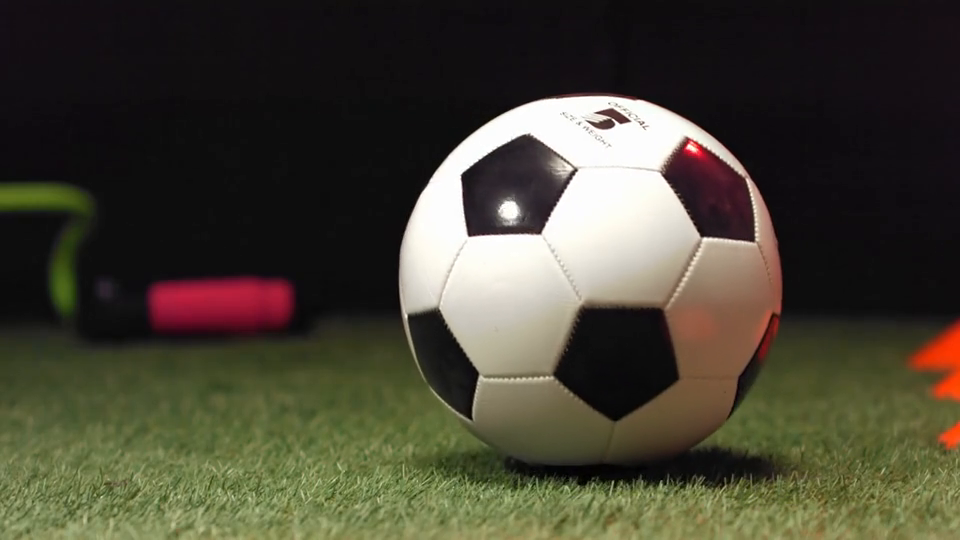
#> input picture frame 17 of take-home-football-tracker/assets/single-ball.mp4, 960 x 540 px
$ jupyter execute starter.ipynb
#> lines starting #> are read from the running program, lines starting #| are printed output that depends on the picture; after the words box and inside, x2 and y2 are one past the last pixel; in counts of white or black regions, pixels touching at a corner belong together
### take-home-code/render_trail.py
"""Render a complete video from frame-indexed CSV positions.

CSV columns: Frame,Visibility,X,Y. Frame numbers start at zero. Visibility is
0 or 1; invisible coordinates may be blank. Extra columns, such as Source, are
allowed. Positions are supplied data: this script does not run a detector.

Example from this directory:
  python render_trail.py --video ../take-home-football-tracker/assets/single-ball.mp4 \
      --positions data/soccer.csv --output outputs/soccer-trail.mp4
"""
from __future__ import annotations

import argparse
from collections import deque
import csv
from dataclasses import dataclass
import json
import math
from pathlib import Path
import sys

_CV2 = None


@dataclass(frozen=True)
class Position:
    frame: int
    visible: bool
    x: float | None = None
    y: float | None = None
    source: str = "csv"


def load_positions(path: str | Path) -> dict[int, Position]:
    """Use the Frame field as the key; row order and CSV length are irrelevant."""
    positions = {}
    with Path(path).open(newline="", encoding="utf-8-sig") as handle:
        rows = csv.DictReader(handle)
        required = {"Frame", "Visibility", "X", "Y"}
        if not required.issubset(rows.fieldnames or []):
            raise ValueError("CSV needs Frame,Visibility,X,Y columns.")
        for line, row in enumerate(rows, start=2):
            try:
                frame = int(row["Frame"])
                visibility = int(row["Visibility"])
                if frame < 0 or visibility not in (0, 1):
                    raise ValueError("Frame must be nonnegative; Visibility must be 0 or 1.")
                if frame in positions:
                    raise ValueError(f"Duplicate Frame {frame}.")
                x, y = (float(row["X"]), float(row["Y"])) if visibility else (None, None)
                if visibility and not (math.isfinite(x) and math.isfinite(y)):
                    raise ValueError("Visible coordinates must be finite numbers.")
                positions[frame] = Position(frame, bool(visibility), x, y,
                                             row.get("Source", "csv") or "csv")
            except (TypeError, ValueError) as error:
                raise ValueError(f"CSV line {line}: {error}") from error
    return positions


def position_at(positions, frame, width, height):
    """Missing or invisible rows produce no new point; no position is invented."""
    row = positions.get(frame)
    if row is None or not row.visible:
        return None
    if not (0 <= row.x < width and 0 <= row.y < height):
        raise ValueError(f"Frame {frame}: ({row.x}, {row.y}) is outside {width}x{height}.")
    return min(width - 1, round(row.x)), min(height - 1, round(row.y))


def trail_segments(history):
    """Only adjacent observed points connect. A None entry breaks the line."""
    points = list(history)
    return [(a, b) for a, b in zip(points, points[1:])
            if a is not None and b is not None]


def _opencv():
    global _CV2
    if _CV2 is not None:
        return _CV2
    # Development dependencies can live inside this folder without a global install.
    local = Path(__file__).parent / ".python-deps"
    if local.is_dir():
        sys.path.insert(0, str(local))
    try:
        import cv2
    except ImportError as error:
        raise RuntimeError("Install the optional video dependency: python -m pip install -r requirements.txt") from error
    _CV2 = cv2
    return _CV2


# [32 lines left out: function draw_image_sticker, not called in this run]


def draw_frame(image, history, current, effect="trail", radius=14, sticker=None, sticker_fit="contain"):
    cv2 = _opencv()
    for first, second in trail_segments(history):
        cv2.line(image, first, second, (40, 190, 255), 3, cv2.LINE_AA)
    for index, point in enumerate(history):
        if point is not None:
            cv2.circle(image, point, max(2, 5 - index // 3), (40, 100, 255), -1, cv2.LINE_AA)
    if current is not None and effect == "capture":
        # The CSV supplies a center, not a ball radius. Radius is an artwork setting.
        x, y = current
        cv2.circle(image, current, radius, (245, 245, 245), -1, cv2.LINE_AA)
        cv2.ellipse(image, current, (radius, radius), 0, 180, 360, (60, 70, 235), -1, cv2.LINE_AA)
        cv2.line(image, (x - radius, y), (x + radius, y), (30, 35, 40), 3, cv2.LINE_AA)
        cv2.circle(image, current, radius, (30, 35, 40), 2, cv2.LINE_AA)
        cv2.circle(image, current, max(3, radius // 4), (245, 245, 245), -1, cv2.LINE_AA)
        cv2.circle(image, current, max(3, radius // 4), (30, 35, 40), 1, cv2.LINE_AA)
    if current is not None and effect == "rock":
        import numpy as np
        outline = np.array([[-.98, .12], [-.7, -.55], [-.08, -.93], [.64, -.64],
                            [.99, .04], [.69, .73], [-.39, .89]])
        vertices = np.rint(outline * radius + np.array(current)).astype(np.int32)
        center = np.rint(np.array([-.12, -.05]) * radius + np.array(current)).astype(np.int32)
        cv2.fillPoly(image, [vertices], (139, 127, 119), cv2.LINE_AA)
        for indices, color in [([0, 1, 2], (201, 189, 181)), ([2, 3, 4], (172, 157, 146)),
                               ([4, 5, 6], (109, 93, 83)), ([6, 0], (152, 138, 129))]:
            polygon = np.vstack([vertices[indices], center])
            cv2.fillPoly(image, [polygon], color, cv2.LINE_AA)
        cv2.polylines(image, [vertices], True, (255, 255, 255), max(2, round(radius * .07)), cv2.LINE_AA)
    if current is not None and effect == "custom":
        if sticker is None:
            raise ValueError("Choose a sticker image for the custom effect.")
        draw_image_sticker(image, sticker, current, radius, sticker_fit)
    return image


def render_video(video_path, positions_path, output_path, trail_length=8,
                 effect="trail", radius=14, save_frames=None, codec="mp4v",
                 sticker_path=None, sticker_fit="contain"):
    if trail_length < 1 or radius < 1 or effect not in {"trail", "capture", "rock", "custom"}:
        raise ValueError("Use a positive trail length/radius and trail, capture, rock or custom effect.")
    if sticker_fit not in {"contain", "cover"}:
        raise ValueError("Sticker fit must be contain or cover.")
    if len(codec) != 4:
        raise ValueError("Codec must be a four-character code, such as mp4v.")
    positions = load_positions(positions_path)
    cv2 = _opencv()
    sticker = None
    if effect == "custom":
        if sticker_path is None:
            raise ValueError("Use --sticker with --effect custom.")
        sticker = cv2.imread(str(sticker_path), cv2.IMREAD_UNCHANGED)
        if sticker is None:
            raise ValueError("Cannot read the sticker. Use PNG, JPEG or WebP for Python export.")
    capture = cv2.VideoCapture(str(video_path))
    if not capture.isOpened():
        raise RuntimeError(f"Cannot open video: {video_path}")
    fps = float(capture.get(cv2.CAP_PROP_FPS))
    width, height = (int(capture.get(key)) for key in
                     (cv2.CAP_PROP_FRAME_WIDTH, cv2.CAP_PROP_FRAME_HEIGHT))
    if not math.isfinite(fps) or fps <= 0 or width <= 0 or height <= 0:
        capture.release()
        raise RuntimeError("The video has invalid dimensions or frame rate.")
    output = Path(output_path)
    output.parent.mkdir(parents=True, exist_ok=True)
    if output.resolve() == Path(video_path).resolve():
        capture.release()
        raise ValueError("Output must be a different file from the input video.")
    writer = cv2.VideoWriter(str(output), cv2.VideoWriter_fourcc(*codec), fps, (width, height))
    if not writer.isOpened():
        capture.release()
        writer.release()
        raise RuntimeError(f"VideoWriter could not open {output}; try another installed codec.")
    frames_folder = Path(save_frames) if save_frames else None
    if frames_folder:
        frames_folder.mkdir(parents=True, exist_ok=True)
    history = deque(maxlen=trail_length)
    frame_index = visible_count = missing_rows = 0
    try:
        while True:
            success, image = capture.read()
            if not success:
                break
            point = position_at(positions, frame_index, width, height)
            visible_count += int(point is not None)
            missing_rows += int(frame_index not in positions)
            history.appendleft(point)
            draw_frame(image, history, point, effect, radius, sticker, sticker_fit)
            writer.write(image)
            if frames_folder and not cv2.imwrite(str(frames_folder / f"frame{frame_index:05d}.jpg"), image):
                raise RuntimeError(f"Could not save image for frame {frame_index}.")
            frame_index += 1
    finally:
        writer.release()
        capture.release()
    return {"frames_written": frame_index, "fps": fps, "width": width, "height": height,
            "visible_position_frames": visible_count, "missing_csv_rows": missing_rows,
            "unused_csv_rows": sum(index >= frame_index for index in positions),
            "output": str(output)}


# [20 lines left out: function main, not called in this run]


# [2 lines that do not run on import are left out]

### take-home-code/starter.ipynb
# Video Trails: CSV → deque → frame loop → MP4

Build a video effect from supplied coordinates. Read `Frame`, `Visibility`, `X`, and `Y`, remember recent positions with a deque, and draw on decoded frames. Use frame-key lookup, handle missing positions, export the complete video and add your own design.

**Rendering positions is different from finding the ball.** A CSV can come from manual labels, a simple color rule, or a learned detector. The supplied files state their coordinate source; they are estimates, not ground truth.

Run this notebook from the `take-home-code` folder. Install the optional video dependency in your own environment with `python -m pip install -r requirements.txt` (`python3` on macOS).

[cell 1]
from collections import deque
from pathlib import Path
import csv
import json
import cv2

from render_trail import load_positions, position_at, draw_frame, render_video

VIDEO = Path('../take-home-football-tracker/assets/single-ball.mp4')
CSV = Path('data/soccer.csv')
OUTPUT = Path('outputs/notebook-trail.mp4')
TRAIL_LENGTH = 8

## 1. Inspect the data contract

`Frame` is a **zero-based video frame index**, not the CSV row number. `Visibility=0` means no position is supplied for that frame. `X` points right and `Y` points down in the original video's pixel coordinates. The extra `Source` column explains how a coordinate was obtained.

Read a few rows, count missing positions and compare the CSV range with the video length. A shorter CSV must not crash or truncate the video.

[cell 2]
positions = load_positions(CSV)
#> (reads take-home-code/data/soccer.csv from the repository)
print('CSV rows:', len(positions))
print('Visible-position rows:', sum(row.visible for row in positions.values()))
for frame in sorted(positions)[:4]:
    print(positions[frame])

capture = cv2.VideoCapture(str(VIDEO))
assert capture.isOpened(), 'The local video could not be opened.'
fps = capture.get(cv2.CAP_PROP_FPS)
width = int(capture.get(cv2.CAP_PROP_FRAME_WIDTH))
height = int(capture.get(cv2.CAP_PROP_FRAME_HEIGHT))
frame_count = int(capture.get(cv2.CAP_PROP_FRAME_COUNT))
capture.release()
print('Video:', frame_count, 'frames,', fps, 'fps,', width, 'x', height)
print('Trail duration:', TRAIL_LENGTH / fps, 'seconds')

## 2. Exercise: keep recent observations

Complete `remember_position`. It should look up `frame_index`, obtain a valid point with `position_at`, and append that point (or `None`) to the **left** of the deque. The deque's `maxlen` removes the oldest item automatically.

Predict the contents after points A, B, a missing frame, and C. A missing frame must stay in history as a gap; dropping it would connect observations across an unseen interval.
<details><summary>After predicting: check the order</summary>

With capacity at least four, the newest item is on the left: `[C, None, B, A]`. `None` occupies a history slot and breaks the connecting line. With capacity three, A has already fallen off: `[C, None, B]`. This changes remembered history, not the coordinates themselves.

</details>

[cell 3]
def remember_position(history, positions, frame_index, width, height):
    # TODO 1: Get the point for this exact frame using position_at().
    # TODO 2: Append it to the left of history, including None for a gap.
    raise NotImplementedError('Complete TODO 1 and TODO 2 before calling this function.')

history = deque(maxlen=TRAIL_LENGTH)
# After completing the function, try it on the first few frame indices.

[cell 4]
# This small check uses synthetic positions, not a camera or video decoder.
# Run the final line after completing remember_position above.
from collections import deque
from render_trail import Position

def check_remember_position(remember):
    examples = {0: Position(0, True, 1, 1),
                1: Position(1, True, 2, 2),
                3: Position(3, True, 3, 3)}
    recent = deque(maxlen=4)
    for frame in range(4):
        remember(recent, examples, frame, 10, 10)
    assert list(recent) == [(3, 3), None, (2, 2), (1, 1)], (
        'Newest belongs on the left. Keep None for missing frame 2.')
    remember(recent, examples, 4, 10, 10)
    assert list(recent) == [None, (3, 3), None, (2, 2)], (
        'One observation per frame; maxlen=4 removes only the oldest item.')
    print('PASS: frame lookup, newest-first order, missing-frame gaps and bounded history.')

# check_remember_position(remember_position)

## 3. Exercise: write your own complete frame loop

Use `capture.read()` until it returns `success=False`. Add one observation per decoded frame, draw it, write the frame, and increment the frame index. Always release both the capture and writer. `VideoWriter` needs the original frame rate and dimensions.

Complete the two functions above/below before calling your version. Compare its result with the working reference in the next section.

[cell 5]
def export_my_version(video_path, csv_path, output_path, trail_length=8):
    positions = load_positions(csv_path)
    capture = cv2.VideoCapture(str(video_path))
    fps = capture.get(cv2.CAP_PROP_FPS)
    width = int(capture.get(cv2.CAP_PROP_FRAME_WIDTH))
    height = int(capture.get(cv2.CAP_PROP_FRAME_HEIGHT))
    Path(output_path).parent.mkdir(parents=True, exist_ok=True)
    writer = cv2.VideoWriter(str(output_path), cv2.VideoWriter_fourcc(*'mp4v'), fps, (width, height))
    history = deque(maxlen=trail_length)
    frame_index = 0
    try:
        while True:
            success, image = capture.read()
            if not success:
                break
            # TODO 3: Call remember_position() for frame_index.
            # TODO 4: Draw the history; do not connect across None entries.
            # TODO 5: Write the image and increment frame_index.
            raise NotImplementedError('Complete TODO 3–5 before rendering your version.')
    finally:
        capture.release()
        writer.release()
    return frame_index

## 4. Run and inspect the working reference

The complete `render_trail.py` solution is provided separately. It uses a dictionary keyed by `Frame`, a bounded deque, explicit line gaps and a `VideoWriter`. It processes every decoded frame even when the CSV ends first.

The exported MP4 uses the available `mp4v` encoder. Check it in a local video player; browser codec support can differ. The local project page also previews the same CSV drawing over the original video without re-encoding it.

[cell 6]
report = render_video(VIDEO, CSV, OUTPUT, trail_length=TRAIL_LENGTH, effect='rock', radius=200)
#> in render_video, image is the input picture: shape (540, 960, 3); mean B, G, R 53.4, 67.9, 71.5
#> after the loop in draw_frame, `for index, point in enumerate(history):`: image: shape (540, 960, 3); 0.02% of pixels changed, all inside (x1, y1, x2, y2) = (601, 284, 614, 297)
#> in draw_frame, `cv2.fillPoly(image, [vertices], (139, 127, 119), cv2.LINE_AA)`:
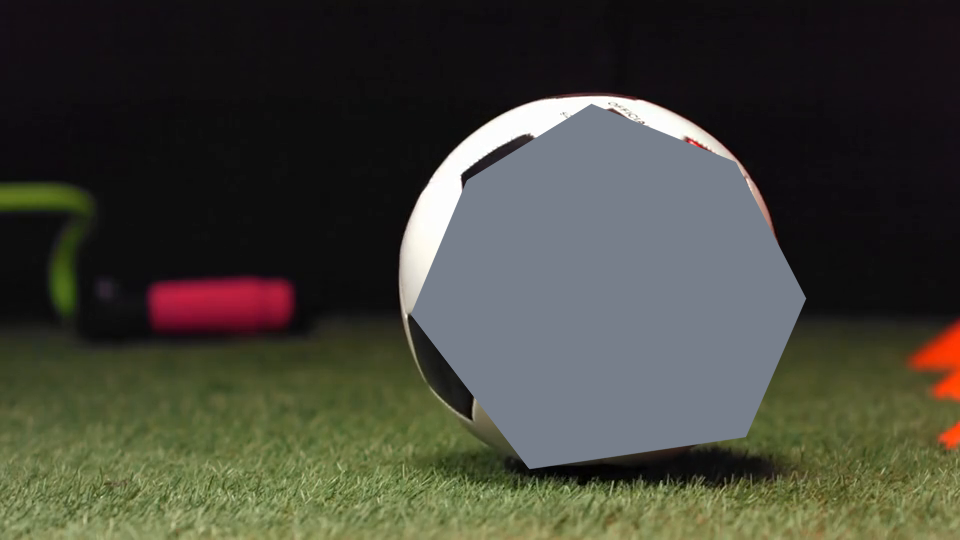
#> image: shape (540, 960, 3); mean B, G, R 58, 68, 67.7
#> after the loop in draw_frame, `for indices, color in [([0, 1, 2], (201, 189, 181)), ([2, 3, 4], (172,..`:
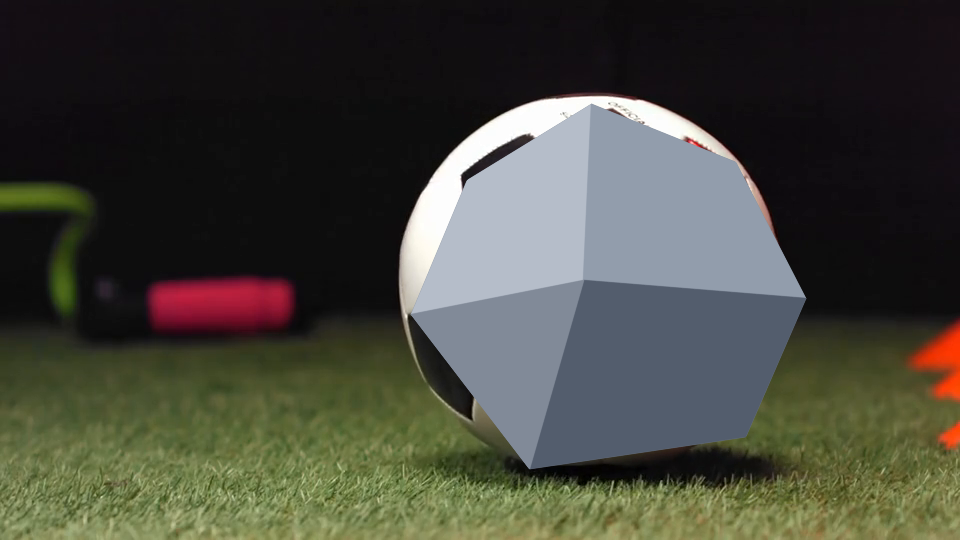
#> image: shape (540, 960, 3); 19.42% of pixels changed, all inside (x1, y1, x2, y2) = (410, 103, 807, 470)
#> in draw_frame, `cv2.polylines(image, [vertices], True, (255, 255, 255), max(2, round(r..`:
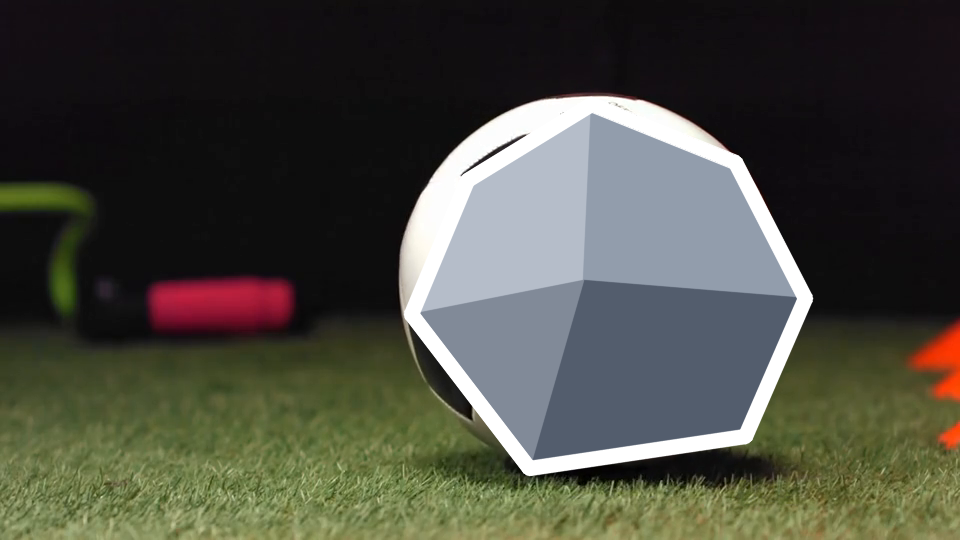
#> image: shape (540, 960, 3); 3.71% of pixels changed, all inside (x1, y1, x2, y2) = (403, 96, 814, 477)
print(json.dumps(report, indent=2))
assert report['frames_written'] == frame_count
assert abs(report['fps'] - fps) < 0.001

## 5. Change the effect, then change the evidence

Choose at least one visual change and one data/test change:

- Fade older points or make line width depend on speed.
- Use the rock sticker (`--effect rock --radius 200` for soccer), the capture ball, or your own image (`effect="custom", sticker_path="my-sticker.png", sticker_fit="contain"`). Use a transparent PNG and adjust radius to cover the ball.
- Compare different trail lengths in **frames and seconds**.
- Use `measure_orange_ball.py` to generate ping-pong coordinates with a simple color rule. Inspect occlusion and similar-color failures.
- Label several visible and absent frames yourself, or test another video with matching coordinates.

Your portfolio should include your code changes, coordinate provenance, a short before/after result, an output-frame-count check and at least one failure case. A smooth-looking trail is not proof that the coordinates locate the correct object.

The supplied soccer CSV includes actual sampled detections and labeled interpolation from the separate CNN demo. The supplied ping-pong CSV contains per-frame color-component measurements. See `data/provenance.json` and the original media attribution before sharing.

## 6. Optional: compare three tiny CNNs

The browser page can train three small CNNs without downloading a notebook. To run the Python counterpart here, install `requirements-cnn.txt` in addition to the video requirements.

All three predict a center from a 32 × 18 RGB frame. Compare 1,266 / 922 / 1,870 parameters, validation-selected training epochs and held-out coordinate error against a training-mean baseline. Seed 314 and a chronological 60/20/20 visible-frame split keep the comparison consistent.

The supplied coordinates are estimates, not ground truth. These regressors always output a point, including on frames without a visible ball. Test a second independently labeled video before making a general accuracy claim. The recommended longer soccer-juggling clip is `../take-home-football-tracker/assets/soccer-juggling.mp4` with `data/juggling.csv`; it has 346 frames and preserves missing estimates.

[cell 7]
def run_small_cnn_comparison(video_path=VIDEO, csv_path=CSV, epochs=20):
    from tiny_cnn import compare
    return compare(video_path, csv_path, epochs)

# After installing the optional PyTorch dependency, run:
# cnn_report = run_small_cnn_comparison()
# print(json.dumps(cnn_report, indent=2))
